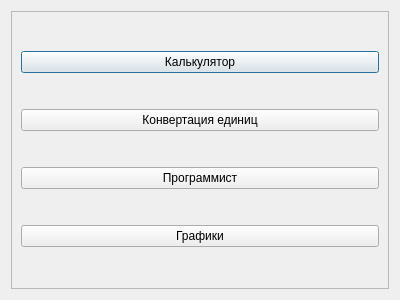
<?xml version="1.0" encoding="UTF-8"?>
<ui version="4.0">
 <class>ModeWindow</class>
 <widget class="QDialog" name="ModeWindow">
  <property name="geometry">
   <rect>
    <x>0</x>
    <y>0</y>
    <width>400</width>
    <height>300</height>
   </rect>
  </property>
  <property name="windowTitle">
   <string>Mode</string>
  </property>
  <layout class="QVBoxLayout" name="verticalLayout">
   <item>
    <widget class="QFrame" name="frame">
     <property name="frameShape">
      <enum>QFrame::StyledPanel</enum>
     </property>
     <property name="frameShadow">
      <enum>QFrame::Raised</enum>
     </property>
     <layout class="QVBoxLayout" name="verticalLayout_2">
      <item>
       <widget class="QPushButton" name="pushButton_calc">
        <property name="text">
         <string>Калькулятор</string>
        </property>
       </widget>
      </item>
      <item>
       <widget class="QPushButton" name="pushButton_val">
        <property name="text">
         <string>Конвертация единиц</string>
        </property>
       </widget>
      </item>
      <item>
       <widget class="QPushButton" name="pushButton_prog">
        <property name="text">
         <string>Программист</string>
        </property>
       </widget>
      </item>
      <item>
       <widget class="QPushButton" name="pushButton_graphics">
        <property name="text">
         <string>Графики</string>
        </property>
       </widget>
      </item>
     </layout>
    </widget>
   </item>
  </layout>
 </widget>
 <resources/>
 <connections/>
</ui>
